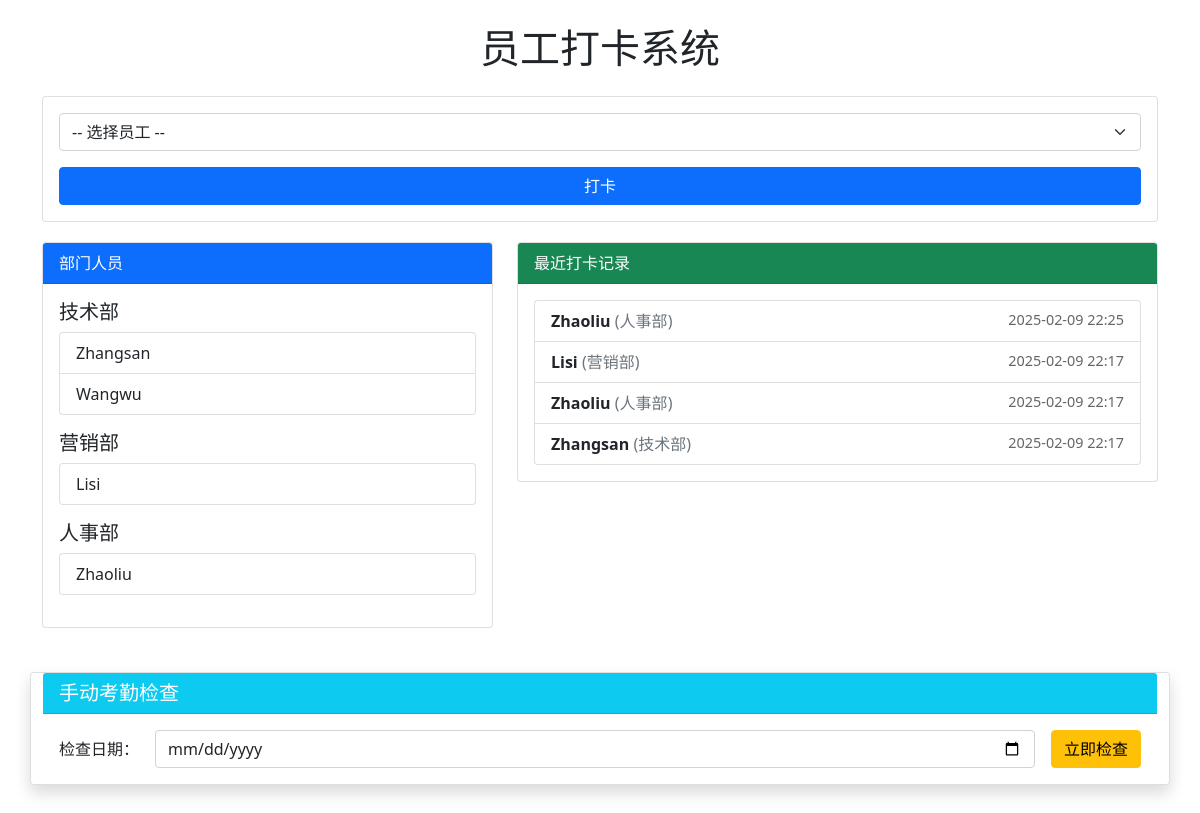
The page / on the database its author committed.
### database.py (models this page shows)
class Department(db.Model):
    id = db.Column(db.Integer,primary_key=True)
    name = db.Column(db.String(50), unique=True, nullable=False)
    workers = db.relationship('Worker', backref='department',lazy=True)

class Worker(db.Model):
    id = db.Column(db.Integer, primary_key=True)
    name = db.Column(db.String(30), nullable=False)
    department_id = db.Column(db.Integer, db.ForeignKey('department.id'))

class ClockRecord(db.Model):
    id = db.Column(db.Integer, primary_key=True)
    worker_id = db.Column(db.Integer, db.ForeignKey('worker.id'))
    timestamp = db.Column(db.DateTime(timezone=True), default=lambda:datetime.now(timezone.utc)) #/clock-in/clock-out
    worker = db.relationship('Worker', backref='record')

### app.py (the view)
@app.route('/')
def index():
    workers = Worker.query.all()
    records = ClockRecord.query.order_by(ClockRecord.timestamp.desc()).all()
    return render_template('index.html', workers=workers, records=records, departments=Department.query.all())

### templates/index.html (shortened to what this page needs)
<!DOCTYPE html>
<html lang="zh">
<head>
    <link href="https://cdn.jsdelivr.net/npm/bootstrap@5.1.3/dist/css/bootstrap.min.css" rel="stylesheet">
</head>
<body>
    <div class="container py-4">
        <h1 class="mb-4 text-center">员工打卡系统</h1>
        <div class="card">
            <div class="card-body">
                <form action="{{ url_for('clock_in') }}" method="POST">
                    <select name="worker_id" class="form-select mb-3" required>
                        <option value="">-- 选择员工 --</option>
                    </select>
                    <button type="submit" class="btn btn-primary w-100">打卡</button>
                </form>
            </div>
        </div>
        <div class="row">
            <div class="col-md-5">
                <div class="card">
                    <div class="card-header bg-primary text-white">部门人员</div>
                    <div class="card-body">
                        {% for dept in departments %}
                        <div class="mb-3">
                            <h5>{{ dept.name }}</h5>
                            <ul class="list-group">
                                {% for worker in dept.workers %}
                                <li class="list-group-item">{{ worker.name }}</li>
                                {% endfor %}
                            </ul>
                        </div>
                        {% endfor %}
                    </div>
                </div>
            </div>
            <div class="col-md-7">
                <div class="card">
                    <div class="card-header bg-success text-white">最近打卡记录</div>
                    <div class="card-body">
                        <div class="list-group">
                            {% for record in records %}
                            <div class="list-group-item">
                                <div class="d-flex justify-content-between">
                                    <div>
                                        <strong>{{ record.worker.name }}</strong>
                                        <span class="text-muted">({{ record.worker.department.name }})</span>
                                    </div>
                                    <span class="timestamp">
                                        {{ record.timestamp.strftime('%Y-%m-%d %H:%M') }}
                                    </span>
                                </div>
                            </div>
                            {% endfor %}
                        </div>
                    </div>
                </div>
            </div>
            <div class="card shadow mt-4">
                <div class="card-header bg-info text-white">
                    <h5 class="mb-0">手动考勤检查</h5>
                </div>
                <div class="card-body">
                    <form action="/check_attendance" method="POST">
                        <div class="row g-3 align-items-center">
                            <div class="col-auto">
                                <label class="col-form-label">检查日期：</label>
                            </div>
                            <div class="col">
                                <input type="date" name="date"
                                       value="{{ today }}"
                                       class="form-control"
                                       required>
                            </div>
                            <div class="col-auto">
                                <button type="submit" class="btn btn-warning">
                                    立即检查
                                </button>
                            </div>
                        </div>
                    </form>
                </div>
            </div>
        </div>
    </div>
</body>
</html>

### templates/index.html (style rules this page uses)
.card { margin-bottom: 20px; }
.timestamp { font-size: 0.9em; color: #666; }

### rows shown on the page
Department: name "技术部"
Worker: name "Zhangsan"
Worker: name "Wangwu"
Department: name "营销部"
Worker: name "Lisi"
Department: name "人事部"
Worker: name "Zhaoliu"
ClockRecord: worker.name "Zhaoliu", worker.department.name "人事部", timestamp "2025-02-09 22:25"
ClockRecord: worker.name "Lisi", worker.department.name "营销部", timestamp "2025-02-09 22:17"
ClockRecord: worker.name "Zhaoliu", worker.department.name "人事部", timestamp "2025-02-09 22:17"
ClockRecord: worker.name "Zhangsan", worker.department.name "技术部", timestamp "2025-02-09 22:17"
